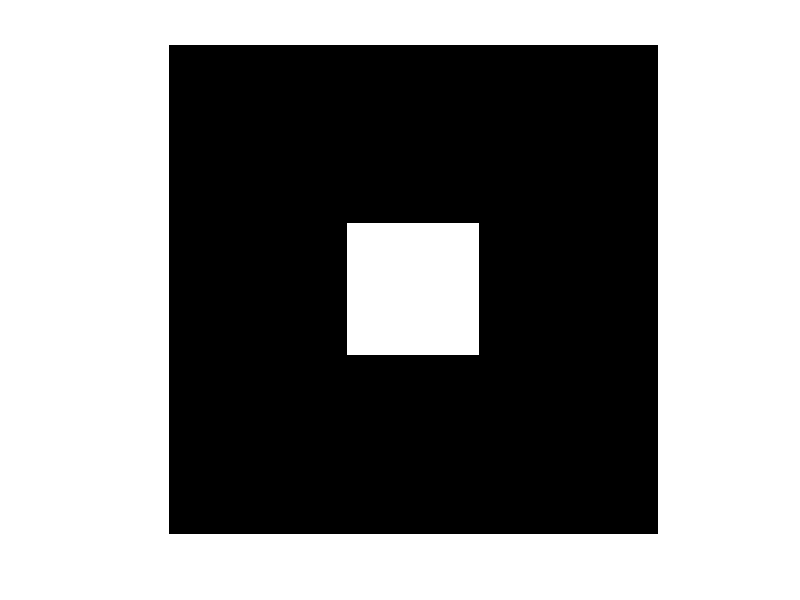

Source code (MATLAB):
a = zeros(300, 300);
cx = 150;
cy = 150;
myRadius = 40;

[r, c] = size(a);
for i = 1:r
    for j = 1:c
        if (max(abs(i - cx), abs(j - cy)) <= myRadius)
            a(i, j) = 255;
        end
    end
end

figure;
imshow(a, []);
